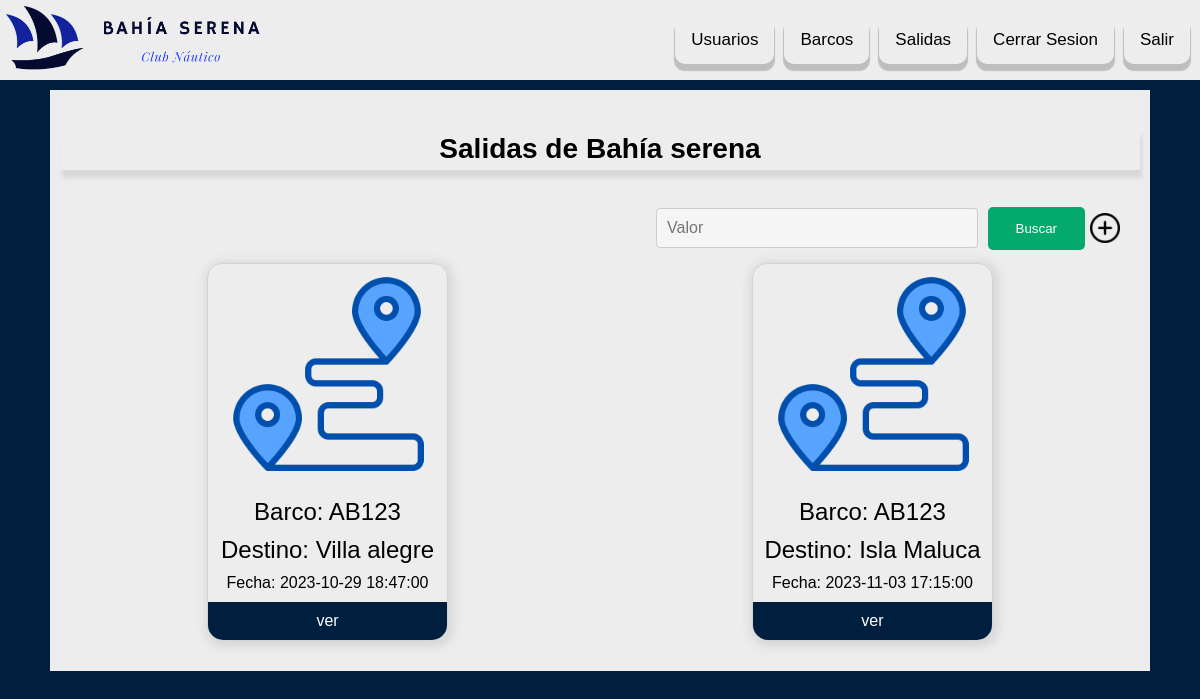
Page /admin/Salidas/index.php on the committed database.
### tables this page shows
CREATE TABLE `salida` (
  `idSalida` int(11) NOT NULL,
  `Destino` varchar(50) NOT NULL,
  `FechayHora` datetime NOT NULL,
  `Barco` varchar(7) NOT NULL,
  `Patron` varchar(12) NOT NULL
);

### admin/config.php (called while the page is built, shortened)
<?php
$hojaEstilosUs='../css/style.css';
?>

### admin/Salidas/index.php (the view, shortened to what this page needs)
<!DOCTYPE html>
<html lang="es">
<?php require_once '../config.php'; ?>
<head>
    <link rel="stylesheet" type="text/css" href=<?php echo $hojaEstilosUs; ?>>
</head>
<body>
    <?php
    include '../components/header.php';
    ?>
    <div class="PanelPrincipal">
        <div class="titulo">
            <h3>Salidas de Bahía serena</h3>
        </div>
        <div class="panelagregar">
            <?php include '../components/buscar.php';?>
            <a href="index.php?tipo=Salida&Insertar=true"><img src="../img/add.png" alt=""  class="agregar"></a>
        </div>
        <div class="ListaDeUsuarios">
            <?php
            $conexion=conectarBD();
            $queryUsuarios = "SELECT * FROM `salida` WHERE Barco LIKE'%$buscar%' OR Destino LIKE'%$buscar%';";
            $resultado = mysqli_query($conexion, $queryUsuarios);
            if (mysqli_num_rows($resultado) > 0) {
                while ($row = mysqli_fetch_array($resultado)) {
                    echo '<div class="tarjeta">';
                    echo '<div class="cuerpo">';
                    echo '<img src="../img/direction.png">';
                    echo '</div>';
                    echo '<div class="titulo">Barco: ' . $row['Barco'] . '</div>';
                    echo '<div class="titulo">Destino: ' . $row['Destino'] . '</div>';
                    echo '<div class="cuerpo">Fecha: ' . $row['FechayHora'] . '</div>';
                    echo '<div class="pie">';
                    echo '<a href="../form.php?tipo=Salida&id=' . $row['idSalida'] . '">ver</a>';
                    echo '</div>';
                    echo '</div>';
                }
            }else{
                echo '<div class="tarjeta">';
                echo '<div class="cuerpo">
                        No hay salidas registradas';
                echo '</div>';
                echo '</div>';
            }
            ?>
        </div>
    </div>
</body>
</html>

### admin/css/style.css (style rules this page uses)
body { font-family: Arial, sans-serif; margin: 0; padding: 0; background-color: #001F3F; }
.PanelPrincipal { background-color: #EDEDED; margin: 0px 50px; margin-top: 10px; align-items: center; padding-bottom: 10px; }
.titulo h3 { text-align: center; padding: 5px; box-shadow: 2px 8px 4px #d3d3d3d1; }
.ListaDeUsuarios { margin: 0px 5px 10px; display: flex; flex-wrap: wrap; }
.tarjeta { display: flex; flex-direction: column; justify-content: space-between; align-items: center; width: 22%; border: 1px solid lightgray; box-shadow: 2px 2px 8px 4px #d3d3d3d1; border-radius: 15px; font-family: sans-serif; margin: auto; margin-top: 5px; margin-bottom: 10px; }
.titulo { font-size: 24px; padding: 10px 10px 0 10px; }
.cuerpo { padding: 10px; }
.cuerpo img { width: 200px; }
.pie { position: relative; background-color: #001F3F; border-radius: 0 0 15px 15px; padding: 10px 0px; text-align: center; width: 100%; }
.pie a { text-decoration: none; color: white; cursor: pointer; }
.agregar { width: 30px; vertical-align: middle; }
.panelagregar { display: flex; justify-content: flex-end; align-items: center; margin-right: 30px; }
.panelagregar a { cursor: pointer; }

### rows in the picture
salida: Barco "AB123", Destino "Villa alegre", FechayHora "2023-10-29 18:47:00"
salida: Barco "AB123", Destino "Isla Maluca", FechayHora "2023-11-03 17:15:00"
